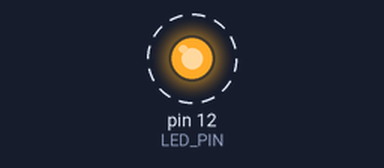
Bench run of a sketch on a simulated Arduino Uno, built with avr-gcc and run on an emulated ATmega328P. On the bench: output pins drawn as LEDs (lit = HIGH). Dashed ring = blinking.

Above: at 0.2 s.
Timing chart, 0 to 3.0 s (numbered marks = the images above):
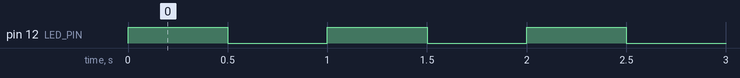

Measured:
- by itself, pin 12 (LED_PIN): alternates HIGH for 0.50 s and LOW for 0.50 s

The sketch:

sketch_nov15a.ino
```cpp
int LED_PIN = 12;

void setup() {
  // put your setup code here, to run once:
  pinMode(LED_PIN, OUTPUT);
}

void loop() {
  // put your main code here, to run repeatedly:
  digitalWrite(LED_PIN, HIGH);
  delay(500);
  digitalWrite(LED_PIN, LOW);
  delay(500);
}
```
